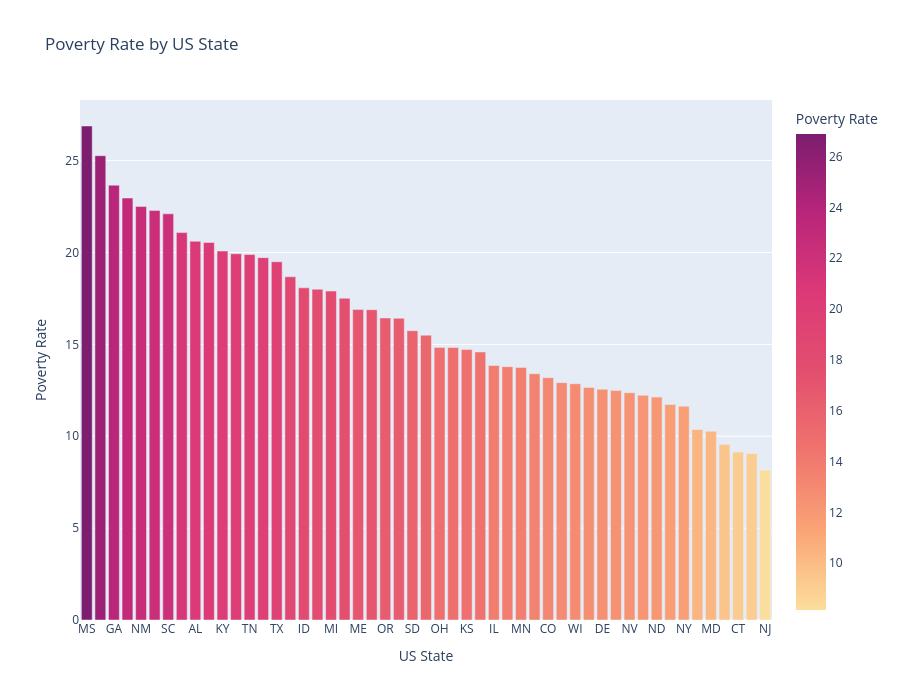

The notebook cell saved with this chart:
### Code cell
state_poverty_bar = px.bar(state_poverty, x='Geographic Area', y='poverty_rate', color='poverty_rate',
                           title='Poverty Rate by US State', color_continuous_scale='sunsetdark', height=700,
                            labels={'poverty_rate': 'Poverty Rate'})
state_poverty_bar.update_layout(xaxis_title='US State', yaxis_title='Poverty Rate')
state_poverty_bar.show()

### Figure 1 — Plotly figure (JSON) as saved in the notebook; plotly's stock layout.template omitted (floating-point values rounded to 4 significant figures)
{"data": [{"hovertemplate": "Geographic Area=%{x}<br>Poverty Rate=%{marker.color}<extra></extra>", "legendgroup": "", "marker": {"color": [26.88, 25.27, 23.66, 22.96, 22.51, 22.29, 22.11, 21.08, 20.61, 20.55, 20.08, 19.93, 19.89, 19.72, 19.5, 18.68, 18.08, 18.0, 17.9, 17.51, 16.89, 16.89, 16.44, 16.42, 15.75, 15.5, 14.83, 14.83, 14.72, 14.59, 13.85, 13.79, 13.75, 13.4, 13.19, 12.92, 12.86, 12.66, 12.56, 12.49, 12.37, 12.23, 12.13, 11.72, 11.64, 10.37, 10.27, 9.546, 9.137, 9.064, 8.161], "coloraxis": "coloraxis", "pattern": {"shape": ""}}, "name": "", "orientation": "v", "showlegend": false, "textposition": "auto", "type": "bar", "x": ["MS", "AZ", "GA", "AR", "NM", "LA", "SC", "WV", "AL", "OK", "KY", "MO", "TN", "NC", "TX", "AK", "ID", "DC", "MI", "FL", "ME", "CA", "OR", "MT", "SD", "IN", "OH", "WA", "KS", "VA", "IL", "VT", "MN", "HI", "CO", "NE", "WI", "NH", "DE", "PA", "NV", "IA", "ND", "UT", "NY", "RI", "MD", "MA", "CT", "WY", "NJ"], "xaxis": "x", "y": [26.88, 25.27, 23.66, 22.96, 22.51, 22.29, 22.11, 21.08, 20.61, 20.55, 20.08, 19.93, 19.89, 19.72, 19.5, 18.68, 18.08, 18.0, 17.9, 17.51, 16.89, 16.89, 16.44, 16.42, 15.75, 15.5, 14.83, 14.83, 14.72, 14.59, 13.85, 13.79, 13.75, 13.4, 13.19, 12.92, 12.86, 12.66, 12.56, 12.49, 12.37, 12.23, 12.13, 11.72, 11.64, 10.37, 10.27, 9.546, 9.137, 9.064, 8.161], "yaxis": "y"}], "layout": {"barmode": "relative", "coloraxis": {"colorbar": {"title": {"text": "Poverty Rate"}}, "colorscale": [[0, "rgb(252, 222, 156)"], [0.1667, "rgb(250, 164, 118)"], [0.3333, "rgb(240, 116, 110)"], [0.5, "rgb(227, 79, 111)"], [0.6667, "rgb(220, 57, 119)"], [0.8333, "rgb(185, 37, 122)"], [1, "rgb(124, 29, 111)"]]}, "height": 700, "legend": {"tracegroupgap": 0}, "title": {"text": "Poverty Rate by US State"}, "xaxis": {"anchor": "y", "domain": [0, 1], "title": {"text": "US State"}}, "yaxis": {"anchor": "x", "domain": [0, 1], "title": {"text": "Poverty Rate"}}}}
